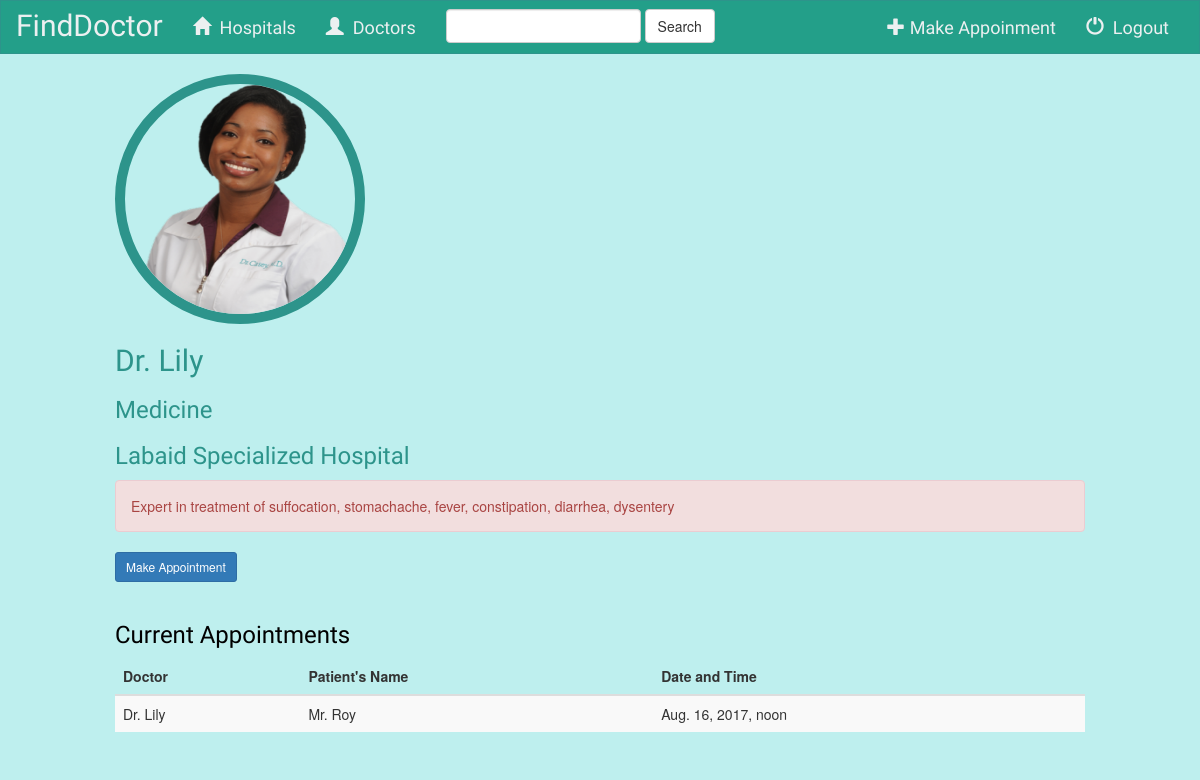
/hospitals/5/10/, run on the app's committed database.
### hms/models.py (models this page shows, shortened)
class Doctor(models.Model):
    HEALTH_ISSUES = (
        ('chest pain', 'chest pain'),
        ('suffocation', 'suffocation'),
        ('stomachache', 'stomachache'),
        ('toothache', 'toothache'),
        ('fever', 'fever'),
        ('allergy', 'allergy'),
        ('std', 'std'),
        ('constipation', 'constipation'),
        ('diarrhea', 'diarrhea'),
        ('dysentery', 'dysentery'),
        ('ulcer', 'ulcer'),
        ('child disease', 'child disease'),
        ('gastric', 'gastric'),
        ('marital issues', 'marital issues'),
        ('headache', 'headache'),
        ('mental condition', 'mental condition'),
        ('broken bone', 'broken bone'),
        ('fracture', 'fracture'),
        ('stroke', 'stroke'),
        ('nervous problems', 'nervous problems'),
        ('seizure', 'seizure'),
        ('swallowing', 'swallowing'),
    )
    SPECIALIZATION = (
        ('Cardiologist', 'Cardiologist'),
        ('Medicine', 'Medicine'),
        ('Dermatologist', 'Dermatologist'),
        ('Pediatrician', 'Pediatrician'),
        ('Gastroenterologist', 'Gastroenterologist'),
        ('Gynecologist', 'Gynecologist'),
        ('Neurologist', 'Neurologist'),
        ('Orthopedic', 'Orthopedic'),
        ('Psychiatrist', 'Psychiatrist'),
        ('Dentist', 'Dentist'),
    )
    name = models.CharField(max_length=200)
    hospital = models.ForeignKey(Hospital)
    speciality = models.CharField(max_length=50,choices=SPECIALIZATION)
    health_issue = MultiSelectField(max_length=500,choices=HEALTH_ISSUES)
    dp = models.FileField()

class Hospital(models.Model):
    hospital_name = models.CharField(max_length=500)
    area = models.CharField(max_length=100)
    address = models.CharField(max_length=500)
    image = models.FileField()

### apt/models.py (models this page shows, shortened)
class Appointment(models.Model):
    doctor = models.ForeignKey(Doctor)
    patient_name = models.CharField(max_length=200)
    date = models.DateTimeField()

### hms/views.py (the view)
# urls.py: url(r'^hospitals/(?P<pk>[0-9]+)/(?P<id>[0-9]+)/$', views.hospital_doctorlist, name='hospital_doctors'),
def hospital_doctorlist(request, pk, id):
    hospital = get_object_or_404(Hospital, pk=pk)
    doctor = hospital.doctor_set.get(id=id)
    appointments = sorted(Appointment.objects.filter(doctor__id=id),key=operator.attrgetter('date'))
    return render(request,'hms/doctor_details.html', {
        'doctor': doctor,
        'appointments': appointments,
    })

### hms/templates/hms/doctor_details.html (shortened to what this page needs)
{% extends 'hms/index.html' %}
{% block body %}
<html lang="en">
<head>
    {% load staticfiles %}
    <link rel="stylesheet" type="text/css" href="{% static 'hms/back.css' %}"/>
</head>
<body>
    <div class="container-fluid">
        <div class="row">
            <div class="col-xs-offset-1 col-md-10">
                <div class="relative">
                    <img src="{{ doctor.dp.url }}" class="img-circle" width="250" height="250" style="border:10px solid #2d948b">
                    <br>
                    <h2 style="font-family:El Messiri; color:#2d948b;">{{doctor.name}}</h2>
                    <h3 style="font-family:El Messiri; color:#2d948b;">{{doctor.speciality}}</h3>
                    <h3 style="font-family:El Messiri; color:#2d948b;">{{doctor.hospital.hospital_name}}</h3>
                    <div class="alert alert-danger">Expert in treatment of {{doctor.health_issue}}</div>
                    <a href="{% url 'apt:make_appointment' %}" class="btn btn-primary btn-sm" role="button">Make Appointment</a>
                    <br>
                    <br>
                    <h3 style="font-family:El Messiri; color:black;">Current Appointments</h3>
                    {% if appointments %}
                        <table class="table table-striped">
                            <thead>
                                <tr>
                                    <th>Doctor</th>
                                    <th>Patient's Name</th>
                                    <th>Date and Time</th>
                                </tr>
                            </thead>
                            <tbody>
                            {% for a in appointments %}
                                <tr>
                                    <td>{{ a.doctor.name }}</td>
                                    <td>{{ a.patient_name }}</td>
                                    <td>{{ a.date }}</td>
                                </tr>
                            {% endfor %}
                            </tbody>
                        </table>
                    {% endif %}
                </div>
            </div>
        </div>
    </div>
</body>
</html>
{% endblock %}

### hms/static/hms/back.css (style rules this page uses)
body { background: #beefee; }

### data on the page
Doctor: dp (picture), name "Dr. Lily", speciality "Medicine", hospital.hospital_name "Labaid Specialized Hospital", health_issue "suffocation, stomachache, fever, constipation, diarrhea, dysentery"
Appointment: doctor.name "Dr. Lily", patient_name "Mr. Roy", date "Aug. 16, 2017, noon"
